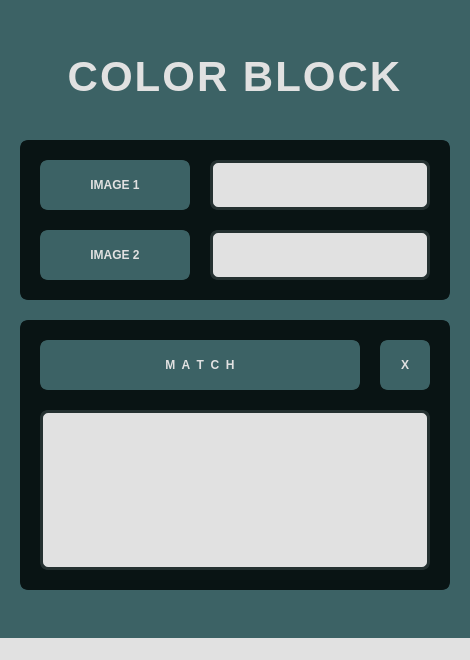
<?xml version="1.0" encoding="UTF-8"?>
<ui version="4.0">
 <class>MainWindow</class>
 <widget class="QMainWindow" name="MainWindow">
  <property name="geometry">
   <rect>
    <x>0</x>
    <y>0</y>
    <width>470</width>
    <height>660</height>
   </rect>
  </property>
  <property name="windowTitle">
   <string>COLOR BLOCK</string>
  </property>
  <property name="windowIcon">
   <iconset>
    <normaloff>misc/ex.png</normaloff>misc/ex.png</iconset>
  </property>
  <property name="styleSheet">
   <string notr="true">* {
	font: 12pt &quot;Franklin Gothic&quot;;
	background-color: #e1e1e1;
	padding: 0;
	margin: 0;
}
#centralwidget {
	background-color: #1a3638;
	background-color: #3c6265;
}
.QFrame {
	border: 3px solid #091414;
	border-radius: 8px;
	padding-right: 10px;
	padding-left: 10px;	
	background-color: #091414;
}
.QPushButton {
	background-color: #3c6265;
	border: 3px solid #3c6265;
	border-radius: 8px;
	padding-right: 10px;
	padding-left: 10px;
	color: #e1e1e1;
	font-weight: bold;
}
.QPushButton:hover {
	background-color: #02938B;
	border: 2px solid #02938B;
	color: #e1e1e1;
	font-weight: bold;
}
.QLabel {
	background-color: #e1e1e1;
	padding-left: 0px;
}
#lblClearU {
	border: 2px solid #02938B;
	border-radius: 5px;
	background-color: #029388;
}
#lblMatch {
	border: 3px solid #243030;
	border-radius: 8px;
	font: 22pt;
	font-weight: bold;
	padding-right: 10px;
	padding-left: 10px;
}
#wdgColor1, #wdgColor2 {
	background-color: #e1e1e1;
	border: 3px solid #243030;
	border-radius: 8px;
}
#lblName {
	background: None;
	color: #e1e1e1;
	font: 42px;
	font-weight: bold;
	letter-spacing: 2px;
}
/*
#btnClear {
	background-color: #fd7168;
	border: solid #fd7168;
	color: #091414;
}
*/
#btnMatch:hover {
	background-color: #fee0bc;
	color: #091414;
	border: 2px solid #fee0bc;
}
#btnClear:hover {
	background-color: #fd7168;
	color: #091414;
	border: 2px solid #fd7168;
}</string>
  </property>
  <widget class="QWidget" name="centralwidget">
   <widget class="QFrame" name="frameImg">
    <property name="geometry">
     <rect>
      <x>20</x>
      <y>140</y>
      <width>430</width>
      <height>160</height>
     </rect>
    </property>
    <property name="frameShape">
     <enum>QFrame::StyledPanel</enum>
    </property>
    <property name="frameShadow">
     <enum>QFrame::Raised</enum>
    </property>
    <widget class="QPushButton" name="btnOpen2">
     <property name="geometry">
      <rect>
       <x>20</x>
       <y>90</y>
       <width>150</width>
       <height>50</height>
      </rect>
     </property>
     <property name="minimumSize">
      <size>
       <width>0</width>
       <height>50</height>
      </size>
     </property>
     <property name="text">
      <string>IMAGE 2</string>
     </property>
    </widget>
    <widget class="QPushButton" name="btnOpen1">
     <property name="geometry">
      <rect>
       <x>20</x>
       <y>20</y>
       <width>150</width>
       <height>50</height>
      </rect>
     </property>
     <property name="minimumSize">
      <size>
       <width>0</width>
       <height>50</height>
      </size>
     </property>
     <property name="text">
      <string>IMAGE 1</string>
     </property>
    </widget>
    <widget class="PlotWidget" name="wdgColor1" native="true">
     <property name="geometry">
      <rect>
       <x>190</x>
       <y>20</y>
       <width>220</width>
       <height>50</height>
      </rect>
     </property>
     <property name="minimumSize">
      <size>
       <width>100</width>
       <height>50</height>
      </size>
     </property>
     <property name="maximumSize">
      <size>
       <width>800</width>
       <height>16777215</height>
      </size>
     </property>
     <property name="styleSheet">
      <string notr="true"/>
     </property>
    </widget>
    <widget class="PlotWidget" name="wdgColor2" native="true">
     <property name="geometry">
      <rect>
       <x>190</x>
       <y>90</y>
       <width>220</width>
       <height>50</height>
      </rect>
     </property>
     <property name="minimumSize">
      <size>
       <width>100</width>
       <height>50</height>
      </size>
     </property>
     <property name="maximumSize">
      <size>
       <width>800</width>
       <height>16777215</height>
      </size>
     </property>
     <property name="styleSheet">
      <string notr="true"/>
     </property>
    </widget>
   </widget>
   <widget class="QFrame" name="frame">
    <property name="geometry">
     <rect>
      <x>20</x>
      <y>320</y>
      <width>430</width>
      <height>270</height>
     </rect>
    </property>
    <property name="frameShape">
     <enum>QFrame::StyledPanel</enum>
    </property>
    <property name="frameShadow">
     <enum>QFrame::Raised</enum>
    </property>
    <widget class="QPushButton" name="btnMatch">
     <property name="geometry">
      <rect>
       <x>20</x>
       <y>20</y>
       <width>320</width>
       <height>50</height>
      </rect>
     </property>
     <property name="minimumSize">
      <size>
       <width>50</width>
       <height>50</height>
      </size>
     </property>
     <property name="layoutDirection">
      <enum>Qt::LeftToRight</enum>
     </property>
     <property name="text">
      <string>M  A  T  C  H</string>
     </property>
    </widget>
    <widget class="QPushButton" name="btnClear">
     <property name="geometry">
      <rect>
       <x>360</x>
       <y>20</y>
       <width>50</width>
       <height>50</height>
      </rect>
     </property>
     <property name="minimumSize">
      <size>
       <width>50</width>
       <height>50</height>
      </size>
     </property>
     <property name="text">
      <string>X</string>
     </property>
    </widget>
    <widget class="QLabel" name="lblMatch">
     <property name="geometry">
      <rect>
       <x>20</x>
       <y>90</y>
       <width>390</width>
       <height>160</height>
      </rect>
     </property>
     <property name="text">
      <string/>
     </property>
     <property name="alignment">
      <set>Qt::AlignCenter</set>
     </property>
    </widget>
   </widget>
   <widget class="QLabel" name="lblName">
    <property name="geometry">
     <rect>
      <x>20</x>
      <y>40</y>
      <width>430</width>
      <height>60</height>
     </rect>
    </property>
    <property name="text">
     <string>COLOR BLOCK</string>
    </property>
    <property name="alignment">
     <set>Qt::AlignBottom|Qt::AlignHCenter</set>
    </property>
   </widget>
  </widget>
  <widget class="QMenuBar" name="menubar">
   <property name="geometry">
    <rect>
     <x>0</x>
     <y>0</y>
     <width>470</width>
     <height>30</height>
    </rect>
   </property>
  </widget>
  <widget class="QStatusBar" name="statusbar"/>
 </widget>
 <customwidgets>
  <customwidget>
   <class>PlotWidget</class>
   <extends>QWidget</extends>
   <header location="global">pyqtgraph</header>
   <container>1</container>
  </customwidget>
 </customwidgets>
 <resources>
  <include location="src.qrc"/>
 </resources>
 <connections/>
</ui>
